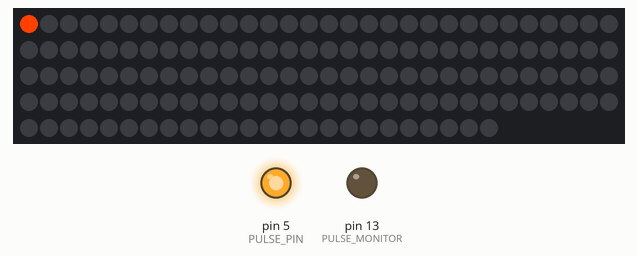
The sketch below on a simulated Arduino Uno, built with avr-gcc and run on an emulated ATmega328P. Parts: 144 RGB LEDs in strip order, left to right, continuing on the next row, output pins drawn as LEDs (lit = HIGH).

Above: at 2.91 s.
At 16.52 s:
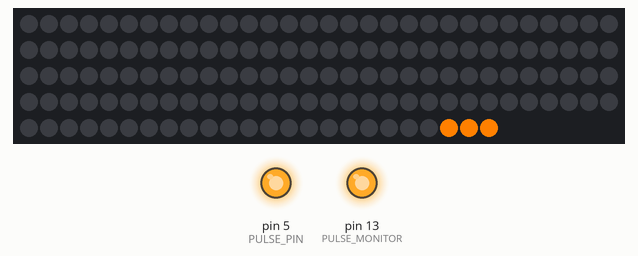
At 32.3 s:
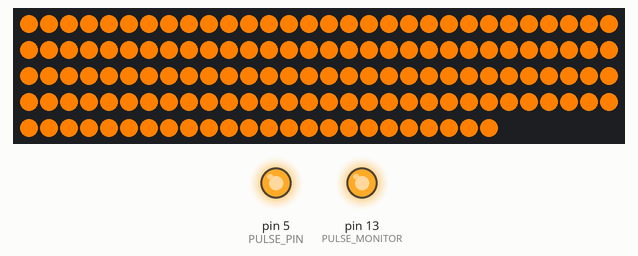
At 35.4 s:
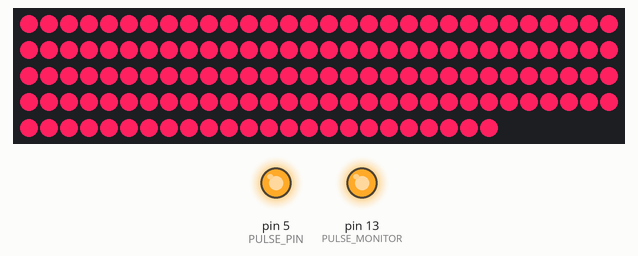
Timing chart, 0 to 36.9 s (numbered marks = the images above):
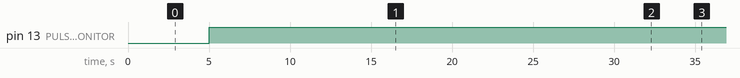

Measured:
- by itself, pin 13 (PULSE_MONITOR): LOW → HIGH at 5.0 s

The sketch:

ScaryMirror_NeoPixel.ino
```cpp
/**
 * @file  ScaryMirror_NeoPixel
 * @brief Neopixel functions on the Arduino. This version if for neopixel testing
 * launching the lighting functions in sequence.
 *
 * Incudes the time one interrupt to manage a 5 ms pulse every 5 sec
 * to keep alive the smartphone battery pack (Arduino board and neopixel strip)
 *
 * @author Enrico Miglino <balearicdynamics@gmail.com>
 * @date Sep.-Oct. 2018
 *
 */

#include <Adafruit_NeoPixel.h>
#include <TimerOne.h>

#ifdef __AVR__
  #include <avr/power.h>
#endif

#define NEOPIXEL_PIN 6

//! Pulse pin to avoid the power pack automatically shut down.
#define PULSE_PIN 5
//! Uses the builtin LED to monitor the pulse generation to keep the power bank
//! battery always on
#define PULSE_MONITOR LED_BUILTIN
//! Pulse duration. Should be empirically calibrated on the power bank used
#define PULSE_MS 5
//! Interval between two pulses (long interval, about 1 second)
#define PULSE_INTERVAL 5000000
//! Number of Neopixel LEDs in the strip
#define NEOPIXEL_LEDS 144

/**
    @note Note on Neopixel settings \n
    Parameter 1 = number of pixels in strip \n
    Parameter 2 = Arduino pin number (most are valid) \n
    Parameter 3 = pixel type flags, add together as needed: \n
    NEO_KHZ800  800 KHz bitstream (most NeoPixel products w/WS2812 LEDs) \n
    NEO_KHZ400  400 KHz (classic 'v1' (not v2) FLORA pixels, WS2811 drivers) \n
    NEO_GRB     Pixels are wired for GRB bitstream (most NeoPixel products) \n
    NEO_RGB     Pixels are wired for RGB bitstream (v1 FLORA pixels, not v2) \n
    NEO_RGBW    Pixels are wired for RGBW bitstream (NeoPixel RGBW products)

    @warning To reduce NeoPixel burnout risk, add 1000 uF capacitor across
    pixel power leads, add 300 - 500 Ohm resistor on first pixel's data input
    and minimize distance between Arduino and first pixel.  Avoid connecting
    on a live circuit...if you must, connect GND first.
 */
Adafruit_NeoPixel strip = Adafruit_NeoPixel(NEOPIXEL_LEDS , NEOPIXEL_PIN, NEO_GRB + NEO_KHZ800);

//! Startup and initialization
void setup() {

  strip.begin();
  strip.show(); // Initialize all pixels to 'off'

  pinMode(PULSE_PIN, OUTPUT);
  pinMode(PULSE_MONITOR, OUTPUT);

  digitalWrite(PULSE_PIN, HIGH);
  digitalWrite(PULSE_MONITOR, LOW);

  Timer1.initialize(PULSE_INTERVAL);
  Timer1.attachInterrupt(pulsePower);
  Timer1.start();
}

// Predefined colors
#define PINK strip.Color(255, 64, 64)
#define WHITE strip.Color(255, 255, 255)

#define FIRE1 strip.Color(255, 64, 0)
#define FIRE2 strip.Color(255, 96, 0)
#define FIRE3 strip.Color(255, 128, 0)
#define FIRE4 strip.Color(255, 96, 32)
#define FIRE5 strip.Color(255, 32, 64)
#define FIRE6 strip.Color(255, 32, 96)

#define BLUE1 strip.Color(0, 0, 255)
#define BLUE2 strip.Color(0, 32, 255)
#define BLUE3 strip.Color(0, 64, 255)
#define BLUE4 strip.Color(0, 96, 255)

#define PURPLE1 strip.Color(96, 16, 255)
#define PURPLE2 strip.Color(96, 16, 128)
#define PURPLE3 strip.Color(96, 16, 96)
#define PURPLE4 strip.Color(96, 16, 64)

//! Main loop
void loop() {

    // ==========================================
    // TEST COMMANDS
    // ==========================================

    cmdFlash();
    delay(2500);

    // ==========================================
    // TEST FUNCTIONS
    // ==========================================

    // Rotate the strip with one color on and off
    colorWipeOnOff(FIRE1, 10);
    colorWipeOnOff(FIRE2, 10);
    colorWipeOnOff(FIRE3, 10);

    // Rotate the strip with one color
    colorWipe(FIRE1, 10);
    colorWipe(FIRE2, 10);
    colorWipe(FIRE3, 10);
    colorWipe(FIRE4, 10);
    colorWipe(FIRE5, 10);
    colorWipe(FIRE6, 10);

    // Flash colors
    colorFlash(FIRE1, 10);
    colorFlash(FIRE2, 10);
    colorFlash(FIRE3, 10);
    colorFlash(FIRE4, 10);
    colorFlash(FIRE5, 10);
    colorFlash(FIRE6, 10);

    // Fixed colors
    setColor(FIRE1);
    delay(1000);
    setColor(FIRE2);
    delay(1000);
    setColor(FIRE3);
    delay(1000);
    setColor(FIRE4);
    delay(1000);
    setColor(FIRE5);
    delay(1000);
    setColor(FIRE6);
    delay(1000);

    setColor(BLUE1);
    delay(500);
    setColor(BLUE2);
    delay(500);
    setColor(BLUE3);
    delay(500);
    setColor(BLUE4);
    delay(500);

    setColor(PURPLE1);
    delay(500);
    setColor(PURPLE2);
    delay(500);
    setColor(PURPLE1);
    delay(500);
    setColor(PURPLE4);
    delay(500);

//  rainbow(10);
//  rainbowCycle(10);

}

/**
 * Executes the specific command flashing the white light for
 * a predefined time
 */
void cmdFlash() {
    colorFlash(BLUE1, 1000);
}

//! Timer callback function.
//! Stop the timer, output the pin for 20 ms then restart the timer
void pulsePower(void)
{
  Timer1.stop();
  digitalWrite(PULSE_PIN, LOW);
  digitalWrite(PULSE_MONITOR, LOW);
  delay(PULSE_MS);
  digitalWrite(PULSE_PIN, HIGH);
  digitalWrite(PULSE_MONITOR, HIGH);
  Timer1.start();
}

//! Fill the dots one after the other with a color
void colorWipe(uint32_t c, uint8_t wait) {
  for(uint16_t i=0; i<strip.numPixels(); i++) {
    strip.setPixelColor(i, c);
    strip.show();
    delay(wait);
  }
}

//! Fill the dots one after the other with a color
//! Then off in the same sequence
void colorWipeOnOff(uint32_t c, uint8_t wait) {
  // Pixels on
  for(uint16_t i = 0; i < strip.numPixels(); i++) {
    strip.setPixelColor(i, c);
    strip.show();
    delay(wait);
  }
  // Pixels off
  for(uint16_t i = 0; i < strip.numPixels(); i++) {
    strip.setPixelColor(i, 0x00);
    strip.show();
    delay(wait);
  }
}

void colorFlash(uint32_t c, uint8_t wait) {
    setColor(c);
    delay(wait);
    setColor(0);
}

void setColor(uint32_t c) {
    uint16_t i;

    for(i = 0; i < strip.numPixels(); i++) {
        strip.setPixelColor(i, c);
    }
    strip.show();
}

void rainbow(uint8_t wait) {
  uint16_t i, j;

  for(j=0; j<256; j++) {
    for(i=0; i<strip.numPixels(); i++) {
      strip.setPixelColor(i, Wheel((i+j) & 255));
    }
    strip.show();
    delay(wait);
  }
}

// Slightly different, this makes the rainbow equally distributed throughout
void rainbowCycle(uint8_t wait) {
  uint16_t i, j;

  for(j=0; j<256*5; j++) { // 5 cycles of all colors on wheel
    for(i=0; i< strip.numPixels(); i++) {
      strip.setPixelColor(i, Wheel(((i * 256 / strip.numPixels()) + j) & 255));
    }
    strip.show();
    delay(wait);
  }
}

// Input a value 0 to 255 to get a color value.
// The colours are a transition r - g - b - back to r.
uint32_t Wheel(byte WheelPos) {
  WheelPos = 255 - WheelPos;
  if(WheelPos < 85) {
    return strip.Color(255 - WheelPos * 3, 0, WheelPos * 3);
  }
  if(WheelPos < 170) {
    WheelPos -= 85;
    return strip.Color(0, WheelPos * 3, 255 - WheelPos * 3);
  }
  WheelPos -= 170;
  return strip.Color(WheelPos * 3, 255 - WheelPos * 3, 0);
}
```
